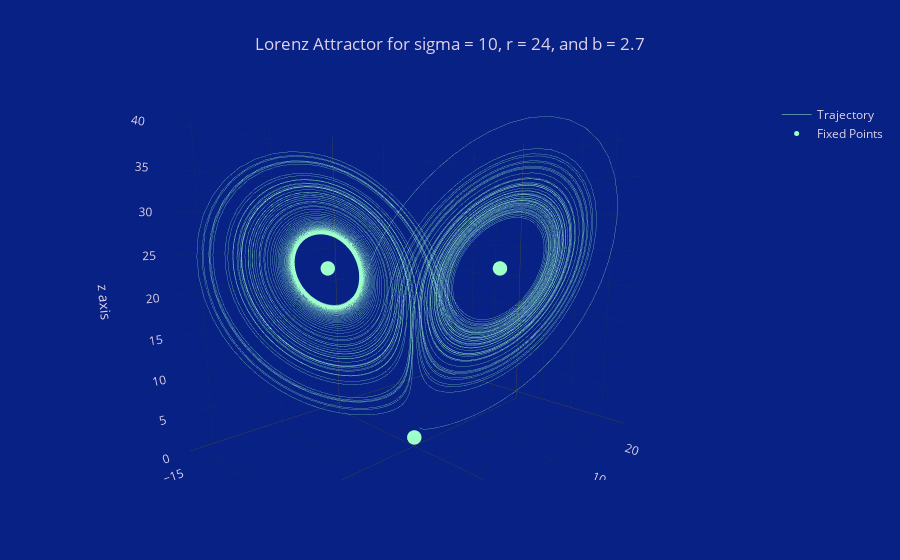

Write notebook code for a chart like this one.
### Markdown cell above
The following cell prints the Lorenz attractor for a single data set.

### Code cell
# Define labels for fixed points
labels_fixed = ['Origin', 'Fixed Point 1', 'Fixed Point 2']

fig = go.Figure(data=[
    go.Scatter3d(
        x=x0, y=y0, z=z0, mode='lines', line=dict(width=0.5), name='Trajectory'
    ),
    go.Scatter3d(
        x=x_fixed, y=y_fixed, z=z_fixed, mode='markers', marker=dict(size=5, color="#9FFFCB"),
        text=labels_fixed, hoverinfo='text', name='Fixed Points'
    )
])

fig.update_layout(
    title=f"Lorenz Attractor for sigma = {sigma}, r = {r}, and b = {b:.2g}",
    scene=dict(
    xaxis_title='x axis',
    yaxis_title='y axis',
    zaxis_title='z axis',
    camera=camera
))

fig.show()                      # To print the figure in the notebook

fig.write_html('lorenz_site.html')   # To print the figure in a browser window
webbrowser.open('lorenz_site.html')

### Figure 1 — Plotly figure (JSON) as saved in the notebook; plotly's stock layout.template omitted (floating-point values rounded to 4 significant figures; data arrays with more than 128 entries replaced by an {"elided": "..."} marker saying what was removed)
{"data": [{"line": {"width": 0.5}, "mode": "lines", "name": "Trajectory", "type": "scatter3d", "x": {"elided": "10000 float values"}, "y": {"elided": "10000 float values"}, "z": {"elided": "10000 float values"}}, {"hoverinfo": "text", "marker": {"color": "#9FFFCB", "size": 5}, "mode": "markers", "name": "Fixed Points", "text": ["Origin", "Fixed Point 1", "Fixed Point 2"], "type": "scatter3d", "x": [0, 7.832, -7.832], "y": [0, 7.832, -7.832], "z": [0, 23, 23]}], "layout": {"scene": {"camera": {"eye": {"x": 1, "y": -1, "z": 0.2}}, "xaxis": {"title": {"text": "x axis"}}, "yaxis": {"title": {"text": "y axis"}}, "zaxis": {"title": {"text": "z axis"}}}, "title": {"text": "Lorenz Attractor for sigma = 10, r = 24, and b = 2.7"}}}
